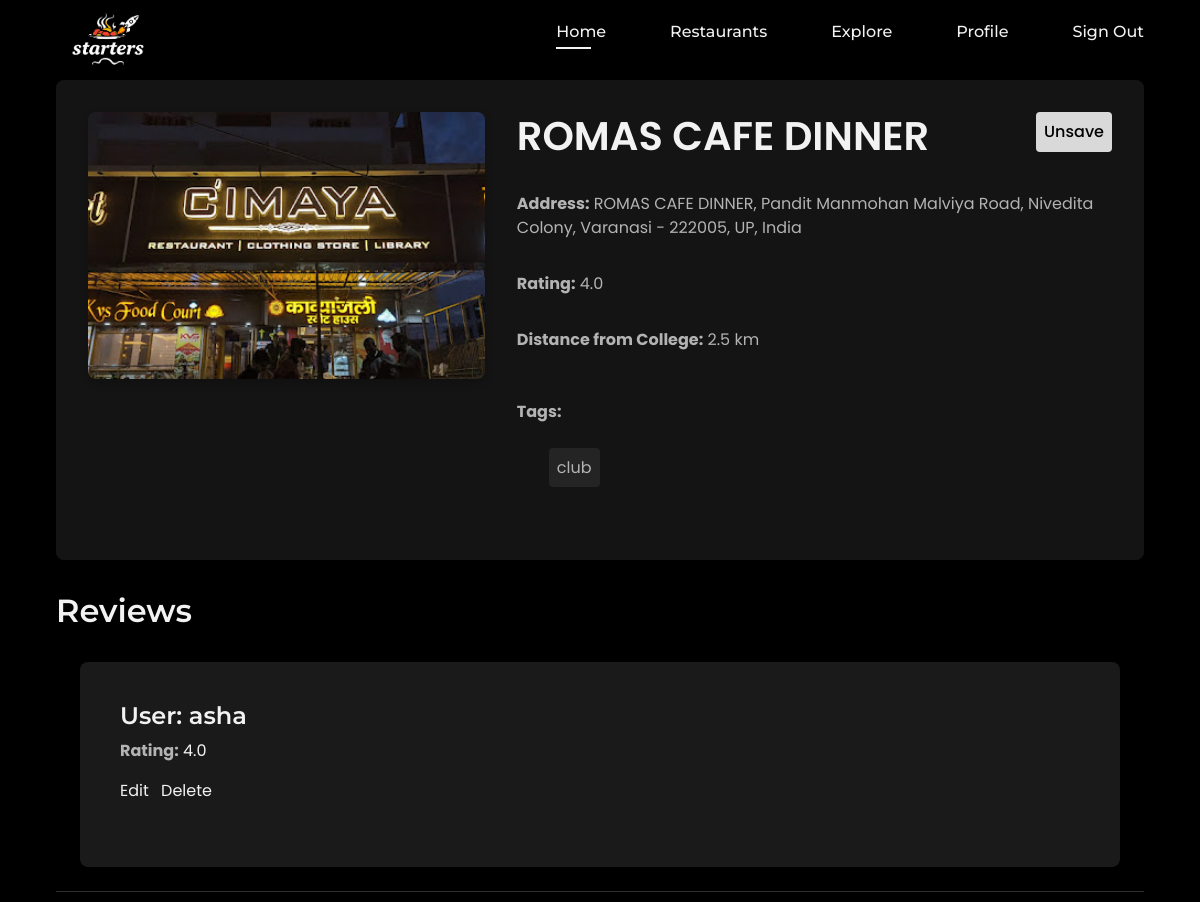
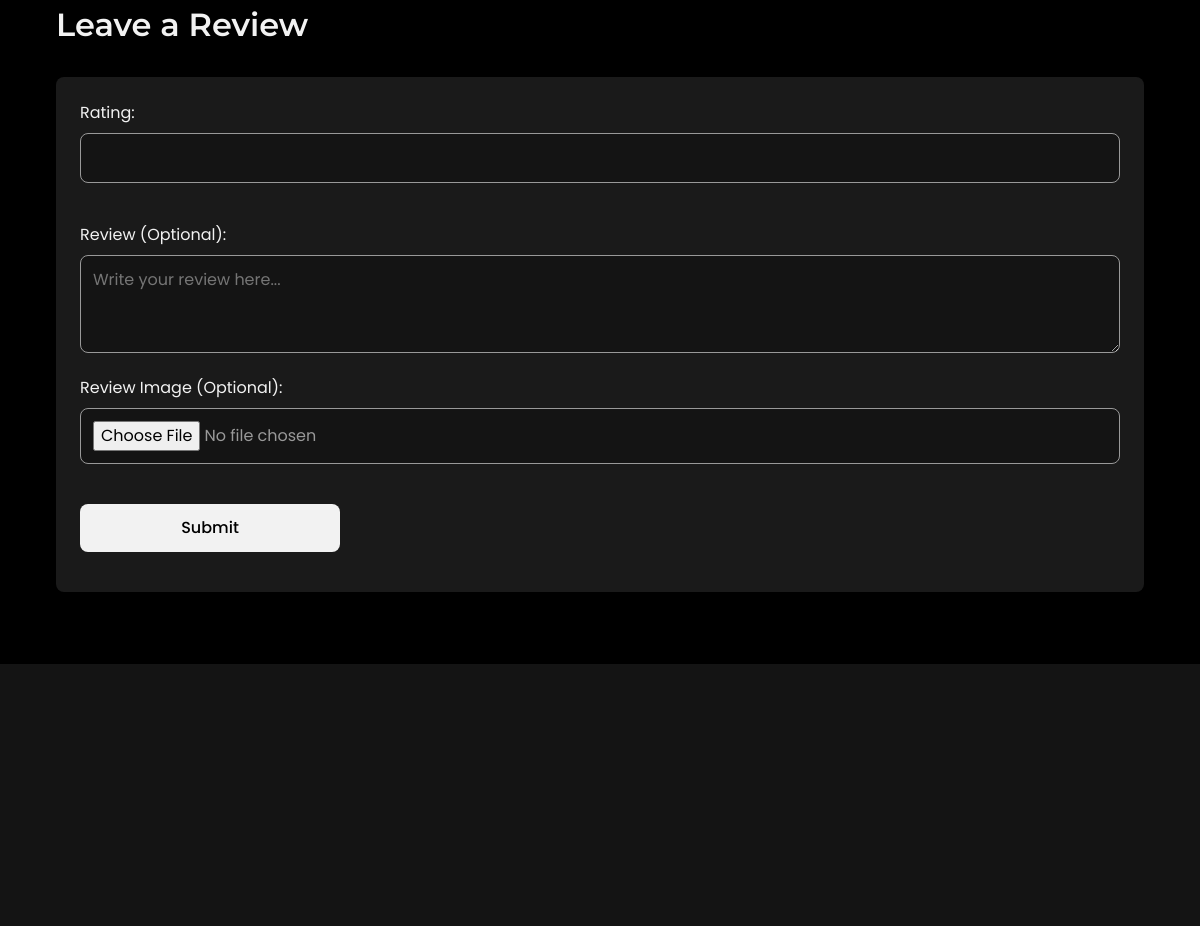
Page /restaurant/31/ (signed in) on the committed database (2 pictures, top to bottom).
### rest/models.py (models this page shows, shortened)
class Restaurant(models.Model):
    name = models.CharField(max_length=255)
    address = models.TextField(blank=True)
    rating = models.DecimalField(max_digits=2, decimal_places=1, null=True, blank=True)  # Rating can be 1 to 5
    distance = models.DecimalField(max_digits=5, decimal_places=1, null=True, blank=True)
    latitude = models.FloatField(null=True, blank=True)  # Latitude from Geoapify API
    longitude = models.FloatField(null=True, blank=True)  # Longitude from Geoapify API
    main_image = models.ImageField(upload_to='restaurant_images',blank=True,null=True)
    description = models.TextField(blank=True, null=True) # Description about the restaurant
    date_posted=models.DateTimeField(default=timezone.now)
    posted_by=models.ForeignKey(settings.AUTH_USER_MODEL,on_delete=models.SET_DEFAULT,default=1)
    tags = models.ManyToManyField('Tag', related_name='restaurants', blank=True)

class Tag(models.Model):
    name=models.CharField(max_length=50,unique=True)

class RatingReview(models.Model):
    restaurant = models.ForeignKey(Restaurant, related_name="ratings", on_delete=models.CASCADE)
    user = models.ForeignKey(settings.AUTH_USER_MODEL, on_delete=models.CASCADE)
    rating = models.DecimalField(max_digits=2, decimal_places=1)
    review = models.TextField(blank=True)
    review_image = models.ImageField(upload_to='review_images', null=True, blank=True)
    date_posted = models.DateTimeField(default=timezone.now)
    class Meta:
        unique_together = ('restaurant', 'user')  # Ensure each user can rate only once

### userauths/models.py (models this page shows, shortened)
class User(AbstractUser):
    email = models.EmailField(unique=True, null=False)
    username = models.CharField(max_length=100, unique=True)
    bio = models.CharField(max_length=150, blank=True)
    USERNAME_FIELD = "email"
    REQUIRED_FIELDS = ['username']

### rest/views.py (the view, shortened to what this page needs)
# urls.py: path('restaurant/<int:pk>/', views.restaurant_detail, name='restaurant_detail'),
@login_required
def restaurant_detail(request,pk):
    restaurant=get_object_or_404(Restaurant,pk=pk)
    reviews=restaurant.ratings.all()
    context={
        'restaurant':restaurant,
        'reviews':reviews
    }
    return render(request,'rest/rest_detail.html',context)

### templates/rest/rest_detail.html (shortened to what this page needs)
{% extends 'partials/base.html'%}
{% load static %}
{% block content %}
<section class="rest_detail section" id="rest_detail">
  <div class="container">
    <div class="restaurant-card">
      <div class="restaurant-image">
        {% if restaurant.main_image %}
        <img src="{{ restaurant.main_image.url }}" alt="Restaurant Image">
        {% endif %}
      </div>
      <div class="restaurant-info">
        <div class="save-rest">
          <h1 class="restaurant-name">{{ restaurant.name }}</h1>
      <button id="save-restaurant" data-id="{{ restaurant.id }}">
        {% if restaurant in request.user.profile.saved_restaurants.all %}
        Unsave
        {% else %}
        Save
        {% endif %}
      </button>
        </div>
        <p class="restaurant-address"><strong>Address:</strong> {{ restaurant.address }}</p>
        <p class="restaurant-rating"><strong>Rating:</strong> {{ restaurant.rating }}</p>
        <p class="restaurant-distance"><strong>Distance from College:</strong> {{ restaurant.distance }} km</p>
        <p class="restaurant-tags"><strong>Tags:</strong>
          <ul class="rest-tags">
            {% for tag in restaurant.tags.all %}
            <li><a href="{% url 'rest:restaurants_by_tag' tag_name=tag.name %}" class="rest-tag">{{ tag.name }}</a></li>
            {% endfor %}
          </ul>
        </p>
      </div>
    </div>
    <h2>Reviews</h2>
    <div class="reviews-section">
      {% for review in reviews %}
      {% if review.user == request.user %}
      <div class="my-review">
        <div class="review-box">
          <h2>User: {{ review.user.username }}</h2>
          <p><strong>Rating:</strong> <span>{{ review.rating }}</span></p>
          <a href="{% url 'rest:update_review' review.id %}">Edit</a>
          <a href="{% url 'rest:delete_review' review.id %}" onclick="return confirm('Are you sure you want to delete this review?');">Delete</a>
        </div>
      </div>
      <hr>
      {% endif %}
      {% endfor %}
    </div>
    <h2>Leave a Review</h2>
    <form method="POST" enctype="multipart/form-data" class="review-form">
      <label for="rating">Rating:</label>
      <input type="number" id="rating" name="rating" step="0.1" min="1" max="5" required>
      <br><br>
      <label for="review">Review (Optional):</label>
      <textarea name="review" id="review" rows="3" placeholder="Write your review here..."></textarea>
      <br>
      <label for="review_image">Review Image (Optional):</label>
      <input type="file" name="review_image" id="review_image" accept="image/*">
      <br><br>
      <button type="submit">Submit</button>
    </form>
  </div>
</section>
{% endblock %}

### rows in the picture
Restaurant: main_image (picture), name "ROMAS CAFE DINNER", address "ROMAS CAFE DINNER, Pandit Manmohan Malviya Road, Nivedita Colony, Varanasi - 222005, UP, India", rating "4.0", distance "2.5"
Tag: name "club"
RatingReview: user.username "asha", rating "4.0"
